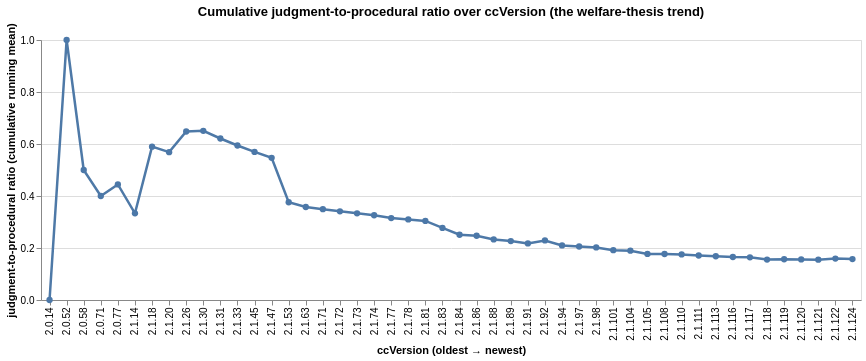

Write notebook code for a chart like this one.
### Markdown cell above
## 2. Single most-important chart — cumulative `judgment_to_procedural_ratio` over ccVersion

If you read only one chart from this analysis, read this one. The line is the running mean of `judgment_to_procedural_ratio` across every file with `ccVersion ≤ V` — so the rightmost value equals the corpus-wide per-file mean. The story it tells: early Claude Code releases peaked at ~0.65 (judgment-inviting language was a quarter as common as procedural cues), then **monotonically declined to ~0.16 at the latest version** — the corpus has gotten *less* reasoning-inviting as it has grown.

This is the welfare-thesis trend made visible. (Same chart appears in `07_rule_explanation.ipynb`; re-rendered here so this notebook is standalone.)

### Code cell
"""Cumulative judgment-to-procedural ratio over ccVersion (the headline trend chart)."""

df_jp_cum = alt_df[(alt_df["ccVersion"] != "")
                   & alt_df["judgment_to_procedural_ratio"].notna()]

cum_jp = cumulative_by_version(df_jp_cum, ["judgment_to_procedural_ratio"], agg="mean")

ver_order_cum = (
    alt_df[alt_df["ccVersion"] != ""]
    .drop_duplicates("ccVersion").sort_values("ccVersion_sort")["ccVersion"].tolist()
)

cum_jp_chart = (
    alt.Chart(cum_jp)
    .mark_line(point=alt.OverlayMarkDef(filled=True, size=40),
               strokeWidth=2.5, color="#4e79a7")
    .encode(
        x=alt.X("ccVersion:N", sort=ver_order_cum,
                title="ccVersion (oldest → newest)",
                axis=alt.Axis(labelAngle=-90, labelLimit=80, labelOverlap=False)),
        y=alt.Y("value:Q",
                title="judgment-to-procedural ratio (cumulative running mean)"),
        tooltip=[
            alt.Tooltip("ccVersion:N"),
            alt.Tooltip("value:Q", format=".3f", title="running mean"),
            alt.Tooltip("n_files_so_far:Q", title="files ≤ V"),
        ],
    )
    .properties(width=820, height=260,
                title="Cumulative judgment-to-procedural ratio over ccVersion (the welfare-thesis trend)")
)

cum_jp_chart.save("figures/judgment_procedural_trend.png", ppi=200)
cum_jp_chart

### Figure 1 — Vega-Lite specification as saved in the notebook (floating-point values rounded to 4 significant figures)
{"config": {"view": {"continuousWidth": 300, "continuousHeight": 300}}, "data": {"name": "data-aaf26478b3e51e75f9c7d10f9e62de23"}, "mark": {"type": "line", "color": "#4e79a7", "point": {"filled": true, "size": 40}, "strokeWidth": 2.5}, "encoding": {"tooltip": [{"field": "ccVersion", "type": "nominal"}, {"field": "value", "format": ".3f", "title": "running mean", "type": "quantitative"}, {"field": "n_files_so_far", "title": "files ≤ V", "type": "quantitative"}], "x": {"axis": {"labelAngle": -90, "labelLimit": 80, "labelOverlap": false}, "field": "ccVersion", "sort": ["2.0.14", "2.0.52", "2.0.58", "2.0.71", "2.0.73", "2.0.77", "2.1.3", "2.1.14", "2.1.16", "2.1.18", "2.1.20", "2.1.26", "2.1.30", "2.1.31", "2.1.32", "2.1.33", "2.1.38", "2.1.45", "2.1.47", "2.1.53", "2.1.63", "2.1.69", "2.1.71", "2.1.72", "2.1.73", "2.1.74", "2.1.75", "2.1.77", "2.1.78", "2.1.79", "2.1.81", "2.1.83", "2.1.84", "2.1.85", "2.1.86", "2.1.88", "2.1.89", "2.1.91", "2.1.92", "2.1.94", "2.1.97", "2.1.98", "2.1.101", "2.1.104", "2.1.105", "2.1.107", "2.1.108", "2.1.110", "2.1.111", "2.1.113", "2.1.116", "2.1.117", "2.1.118", "2.1.119", "2.1.120", "2.1.121", "2.1.122", "2.1.124"], "title": "ccVersion (oldest → newest)", "type": "nominal"}, "y": {"field": "value", "title": "judgment-to-procedural ratio (cumulative running mean)", "type": "quantitative"}}, "height": 260, "title": "Cumulative judgment-to-procedural ratio over ccVersion (the welfare-thesis trend)", "width": 820, "$schema": "https://vega.github.io/schema/vega-lite/v6.4.1.json", "datasets": {"data-aaf26478b3e51e75f9c7d10f9e62de23": [{"ccVersion": "2.0.14", "ccVersion_sort": [2, 0, 14], "metric": "judgment_to_procedural_ratio", "value": 0.0, "n_files_so_far": 1}, {"ccVersion": "2.0.52", "ccVersion_sort": [2, 0, 52], "metric": "judgment_to_procedural_ratio", "value": 1.0, "n_files_so_far": 2}, {"ccVersion": "2.0.58", "ccVersion_sort": [2, 0, 58], "metric": "judgment_to_procedural_ratio", "value": 0.5, "n_files_so_far": 4}, {"ccVersion": "2.0.71", "ccVersion_sort": [2, 0, 71], "metric": "judgment_to_procedural_ratio", "value": 0.4, "n_files_so_far": 5}, {"ccVersion": "2.0.77", "ccVersion_sort": [2, 0, 77], "metric": "judgment_to_procedural_ratio", "value": 0.4445, "n_files_so_far": 6}, {"ccVersion": "2.1.14", "ccVersion_sort": [2, 1, 14], "metric": "judgment_to_procedural_ratio", "value": 0.3334, "n_files_so_far": 8}, {"ccVersion": "2.1.18", "ccVersion_sort": [2, 1, 18], "metric": "judgment_to_procedural_ratio", "value": 0.5898, "n_files_so_far": 13}, {"ccVersion": "2.1.20", "ccVersion_sort": [2, 1, 20], "metric": "judgment_to_procedural_ratio", "value": 0.5686, "n_files_so_far": 17}, {"ccVersion": "2.1.26", "ccVersion_sort": [2, 1, 26], "metric": "judgment_to_procedural_ratio", "value": 0.6482, "n_files_so_far": 18}, {"ccVersion": "2.1.30", "ccVersion_sort": [2, 1, 30], "metric": "judgment_to_procedural_ratio", "value": 0.6508, "n_files_so_far": 21}, {"ccVersion": "2.1.31", "ccVersion_sort": [2, 1, 31], "metric": "judgment_to_procedural_ratio", "value": 0.6212, "n_files_so_far": 22}, {"ccVersion": "2.1.33", "ccVersion_sort": [2, 1, 33], "metric": "judgment_to_procedural_ratio", "value": 0.5942, "n_files_so_far": 23}, {"ccVersion": "2.1.45", "ccVersion_sort": [2, 1, 45], "metric": "judgment_to_procedural_ratio", "value": 0.5695, "n_files_so_far": 24}, {"ccVersion": "2.1.47", "ccVersion_sort": [2, 1, 47], "metric": "judgment_to_procedural_ratio", "value": 0.5467, "n_files_so_far": 25}, {"ccVersion": "2.1.53", "ccVersion_sort": [2, 1, 53], "metric": "judgment_to_procedural_ratio", "value": 0.3761, "n_files_so_far": 39}, {"ccVersion": "2.1.63", "ccVersion_sort": [2, 1, 63], "metric": "judgment_to_procedural_ratio", "value": 0.3577, "n_files_so_far": 41}, {"ccVersion": "2.1.71", "ccVersion_sort": [2, 1, 71], "metric": "judgment_to_procedural_ratio", "value": 0.3492, "n_files_so_far": 42}, {"ccVersion": "2.1.72", "ccVersion_sort": [2, 1, 72], "metric": "judgment_to_procedural_ratio", "value": 0.3411, "n_files_so_far": 43}, {"ccVersion": "2.1.73", "ccVersion_sort": [2, 1, 73], "metric": "judgment_to_procedural_ratio", "value": 0.3333, "n_files_so_far": 44}, {"ccVersion": "2.1.74", "ccVersion_sort": [2, 1, 74], "metric": "judgment_to_procedural_ratio", "value": 0.3259, "n_files_so_far": 45}, {"ccVersion": "2.1.77", "ccVersion_sort": [2, 1, 77], "metric": "judgment_to_procedural_ratio", "value": 0.3151, "n_files_so_far": 47}, {"ccVersion": "2.1.78", "ccVersion_sort": [2, 1, 78], "metric": "judgment_to_procedural_ratio", "value": 0.31, "n_files_so_far": 51}, {"ccVersion": "2.1.81", "ccVersion_sort": [2, 1, 81], "metric": "judgment_to_procedural_ratio", "value": 0.304, "n_files_so_far": 52}, {"ccVersion": "2.1.83", "ccVersion_sort": [2, 1, 83], "metric": "judgment_to_procedural_ratio", "value": 0.2774, "n_files_so_far": 57}, {"ccVersion": "2.1.84", "ccVersion_sort": [2, 1, 84], "metric": "judgment_to_procedural_ratio", "value": 0.251, "n_files_so_far": 63}, {"ccVersion": "2.1.86", "ccVersion_sort": [2, 1, 86], "metric": "judgment_to_procedural_ratio", "value": 0.247, "n_files_so_far": 64}, {"ccVersion": "2.1.88", "ccVersion_sort": [2, 1, 88], "metric": "judgment_to_procedural_ratio", "value": 0.233, "n_files_so_far": 70}, {"ccVersion": "2.1.89", "ccVersion_sort": [2, 1, 89], "metric": "judgment_to_procedural_ratio", "value": 0.2265, "n_files_so_far": 72}, {"ccVersion": "2.1.91", "ccVersion_sort": [2, 1, 91], "metric": "judgment_to_procedural_ratio", "value": 0.2175, "n_files_so_far": 75}, {"ccVersion": "2.1.92", "ccVersion_sort": [2, 1, 92], "metric": "judgment_to_procedural_ratio", "value": 0.2291, "n_files_so_far": 77}, {"ccVersion": "2.1.94", "ccVersion_sort": [2, 1, 94], "metric": "judgment_to_procedural_ratio", "value": 0.21, "n_files_so_far": 84}, {"ccVersion": "2.1.97", "ccVersion_sort": [2, 1, 97], "metric": "judgment_to_procedural_ratio", "value": 0.2057, "n_files_so_far": 87}, {"ccVersion": "2.1.98", "ccVersion_sort": [2, 1, 98], "metric": "judgment_to_procedural_ratio", "value": 0.2021, "n_files_so_far": 91}, {"ccVersion": "2.1.101", "ccVersion_sort": [2, 1, 101], "metric": "judgment_to_procedural_ratio", "value": 0.1916, "n_files_so_far": 96}, {"ccVersion": "2.1.104", "ccVersion_sort": [2, 1, 104], "metric": "judgment_to_procedural_ratio", "value": 0.1896, "n_files_so_far": 97}, {"ccVersion": "2.1.105", "ccVersion_sort": [2, 1, 105], "metric": "judgment_to_procedural_ratio", "value": 0.1773, "n_files_so_far": 108}, {"ccVersion": "2.1.108", "ccVersion_sort": [2, 1, 108], "metric": "judgment_to_procedural_ratio", "value": 0.177, "n_files_so_far": 111}, {"ccVersion": "2.1.110", "ccVersion_sort": [2, 1, 110], "metric": "judgment_to_procedural_ratio", "value": 0.1754, "n_files_so_far": 112}, {"ccVersion": "2.1.111", "ccVersion_sort": [2, 1, 111], "metric": "judgment_to_procedural_ratio", "value": 0.1711, "n_files_so_far": 121}, {"ccVersion": "2.1.113", "ccVersion_sort": [2, 1, 113], "metric": "judgment_to_procedural_ratio", "value": 0.1684, "n_files_so_far": 123}, {"ccVersion": "2.1.116", "ccVersion_sort": [2, 1, 116], "metric": "judgment_to_procedural_ratio", "value": 0.1654, "n_files_so_far": 126}, {"ccVersion": "2.1.117", "ccVersion_sort": [2, 1, 117], "metric": "judgment_to_procedural_ratio", "value": 0.1641, "n_files_so_far": 127}, {"ccVersion": "2.1.118", "ccVersion_sort": [2, 1, 118], "metric": "judgment_to_procedural_ratio", "value": 0.1555, "n_files_so_far": 141}, {"ccVersion": "2.1.119", "ccVersion_sort": [2, 1, 119], "metric": "judgment_to_procedural_ratio", "value": 0.1566, "n_files_so_far": 157}, {"ccVersion": "2.1.120", "ccVersion_sort": [2, 1, 120], "metric": "judgment_to_procedural_ratio", "value": 0.156, "n_files_so_far": 164}, {"ccVersion": "2.1.121", "ccVersion_sort": [2, 1, 121], "metric": "judgment_to_procedural_ratio", "value": 0.1551, "n_files_so_far": 165}, {"ccVersion": "2.1.122", "ccVersion_sort": [2, 1, 122], "metric": "judgment_to_procedural_ratio", "value": 0.1592, "n_files_so_far": 167}, {"ccVersion": "2.1.124", "ccVersion_sort": [2, 1, 124], "metric": "judgment_to_procedural_ratio", "value": 0.1573, "n_files_so_far": 169}]}}
